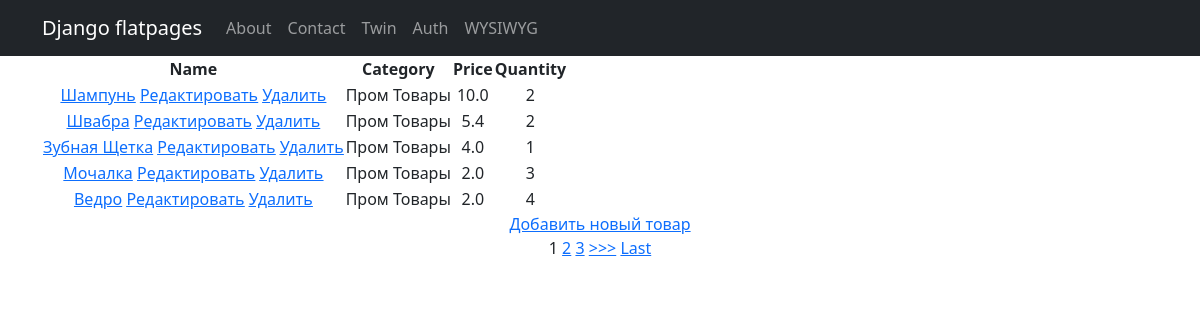
/products/, run on an earlier commit of the app's database.
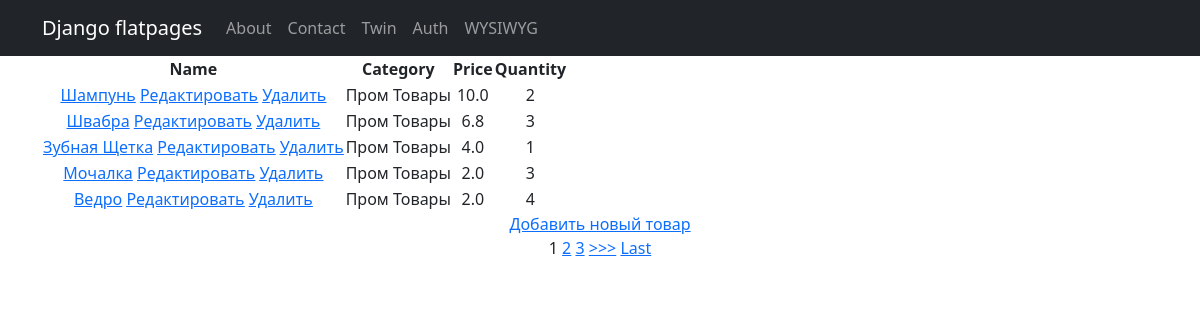
And on a later commit of the database.
### simpleapp/models.py (models this page shows, shortened)
class Product(models.Model):
    name = models.CharField(max_length=200)
    description = models.TextField()
    quantity = models.IntegerField(validators=[MinValueValidator(0, 'Quantity should be >= 0')])
    price = models.FloatField(validators=[MinValueValidator(0.0, 'Price should be >= 0.0')])
    category = models.ForeignKey('Category', on_delete=models.CASCADE)

class Category(models.Model):
    name = models.CharField(max_length=200)

### simpleapp/views.py (the view)
# urls.py: path('', ProductList.as_view()),
class ProductList(ListView):
    model = Product
    template_name = 'products.html'
    context_object_name = 'products'
    ordering = ['-price']
    paginate_by = 1
    def get_context_data(self, **kwargs):
        context = super().get_context_data(**kwargs)
        context['filter'] = ProductFilter(self.request.GET, queryset=self.get_queryset())
        return context

### templates/products.html (shortened to what this page needs)
{% extends 'flatpages/default.html' %}
{% block content %}
<table>
    <thead>
        <th>
            Name
        </th>
        <th>
            Category
        </th>
        <th>
            Price
        </th>
        <th>
            Quantity
        </th>
    </thead>
    {% for product in filter.qs %}
    <tr>
        <td>
            <a href="{% url 'product_detail' product.id %}">{{ product.name|title }}</a>
            <a href="{% url 'product_update' product.id %}"><u>Редактировать</u></a>
            <a href="{% url 'product_delete' product.id %}"><u> Удалить </u></a>
        </td>
        <td>
            {{ product.category.name|title }}
        </td>
        <td>
            {{ product.price }}
        </td>
        <td>
            {{ product.quantity }}
        </td>
    </tr>
    {% endfor %}
</table>
<a href="{% url 'product_create' %}">Добавить новый товар</a> <br>
{% if is_paginated %}
    {% for num in page_obj.paginator.page_range %}
        {% if page_obj.number == num %}
            <a>{{ num }}</a>
        {% elif num > page_obj.number|add:'-3' and num < page_obj.number|add:'3' %}
            <a href="?page={{ num }}">{{ num }}</a>
        {% endif %}
    {% endfor %}
    {% if page_obj.has_next %}
        <a href="?page={{ page_obj.next_page_number }}">>>></a>
        <a href="?page={{ page_obj.paginator.num_pages }}">Last</a>
    {% endif %}
{% endif %}
<br>
{% endblock content %}

What changed in the data, as far as the page shows it:
changed Product "Швабра": price "5.4" → "6.8"; quantity "2" → "3"
